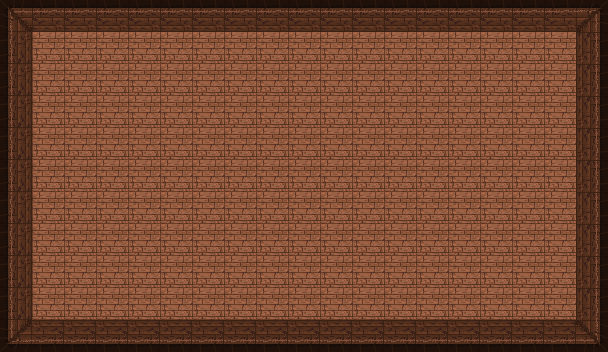

This is a level from a 2D game, rendered from its Tiled map with the project's own tilesets. A one-line summary and the complete map file follow:
An orthogonal 19x11 tile map with 32x32 px tiles, 2 tile layers (ground, obstacles) and 13 objects.

<map version="1.5" tiledversion="1.5.0" orientation="orthogonal" renderorder="right-down" width="19" height="11" tilewidth="32" tileheight="32" infinite="0" nextlayerid="10" nextobjectid="96">
 <tileset firstgid="1" source="room.tsx" />
 <layer id="1" name="ground" width="19" height="11">
  <data encoding="csv">
1610612738,1,1,1,1,1,1,1,1,1,1,1,1,1,1,1,1,1,2,
1610612737,3,3,3,3,3,3,3,3,3,3,3,3,3,3,3,3,3,2684354561,
1610612737,3,3,3,3,3,3,3,3,3,3,3,3,3,3,3,3,3,2684354561,
1610612737,3,3,3,3,3,3,3,3,3,3,3,3,3,3,3,3,3,2684354561,
1610612737,3,3,3,3,3,3,3,3,3,3,3,3,3,3,3,3,3,2684354561,
1610612737,3,3,3,3,3,3,3,3,3,3,3,3,3,3,3,3,3,2684354561,
1610612737,3,3,3,3,3,3,3,3,3,3,3,3,3,3,3,3,3,2684354561,
1610612737,3,3,3,3,3,3,3,3,3,3,3,3,3,3,3,3,3,2684354561,
1610612737,3,3,3,3,3,3,3,3,3,3,3,3,3,3,3,3,3,2684354561,
1610612737,3,3,3,3,3,3,3,3,3,3,3,3,3,3,3,3,3,2684354561,
3221225474,3221225473,3221225473,3221225473,3221225473,3221225473,3221225473,3221225473,3221225473,3221225473,3221225473,3221225473,3221225473,3221225473,3221225473,3221225473,3221225473,3221225473,2684354562
</data>
 </layer>
 <objectgroup id="5" name="doors-UP">
  <object id="83" x="288" y="0" width="32" height="32" />
  <object id="95" x="288.242" y="159.333" width="32" height="32" />
 </objectgroup>
 <objectgroup id="6" name="doors-RIGHT" visible="0">
  <object id="84" x="576" y="160" width="32" height="32" />
 </objectgroup>
 <objectgroup id="7" name="doors-LEFT" visible="0">
  <object id="85" x="0" y="160" width="32" height="32" />
 </objectgroup>
 <objectgroup id="8" name="doors-DOWN" visible="0">
  <object id="86" x="288" y="320" width="32" height="32" />
 </objectgroup>
 <layer id="3" name="obstacles" width="19" height="11">
  <data encoding="csv">
0,0,0,0,0,0,0,0,0,0,0,0,0,0,0,0,0,0,0,
0,0,0,0,0,0,0,0,0,0,0,0,0,0,0,0,0,0,0,
0,0,0,0,0,0,0,0,0,0,0,0,0,0,0,0,0,0,0,
0,0,0,0,0,0,0,0,0,0,0,0,0,0,0,0,0,0,0,
0,0,0,0,0,0,0,0,0,0,0,0,0,0,0,0,0,0,0,
0,0,0,0,0,0,0,0,0,0,0,0,0,0,0,0,0,0,0,
0,0,0,0,0,0,0,0,0,0,0,0,0,0,0,0,0,0,0,
0,0,0,0,0,0,0,0,0,0,0,0,0,0,0,0,0,0,0,
0,0,0,0,0,0,0,0,0,0,0,0,0,0,0,0,0,0,0,
0,0,0,0,0,0,0,0,0,0,0,0,0,0,0,0,0,0,0,
0,0,0,0,0,0,0,0,0,0,0,0,0,0,0,0,0,0,0
</data>
 </layer>
 <objectgroup id="9" name="fire" />
 <objectgroup id="4" name="border">
  <object id="87" x="0" y="0" width="288" height="32" />
  <object id="88" x="320" y="0" width="288" height="32" />
  <object id="89" x="576" y="0" width="32" height="160" />
  <object id="90" x="576" y="192" width="32" height="160" />
  <object id="91" x="320" y="320" width="288" height="32" />
  <object id="92" x="0" y="320" width="288" height="32" />
  <object id="93" x="0" y="192" width="32" height="160" />
  <object id="94" x="0" y="0" width="32" height="160" />
 </objectgroup>
</map>
